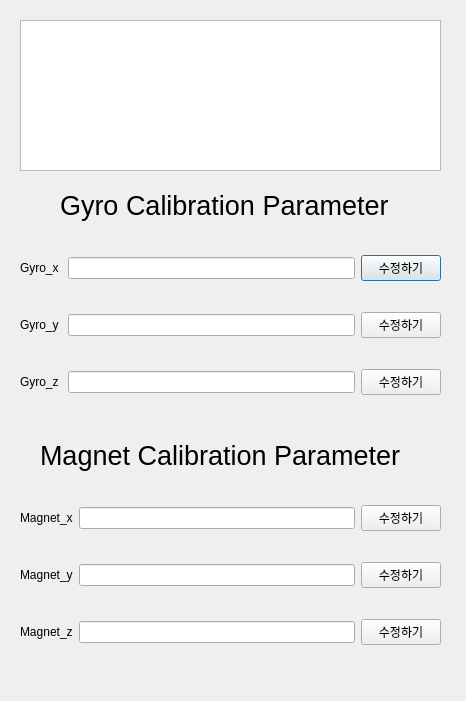
<?xml version="1.0" encoding="UTF-8"?>
<ui version="4.0">
 <class>Dialog2</class>
 <widget class="QDialog" name="Dialog2">
  <property name="enabled">
   <bool>true</bool>
  </property>
  <property name="geometry">
   <rect>
    <x>0</x>
    <y>0</y>
    <width>466</width>
    <height>701</height>
   </rect>
  </property>
  <property name="sizePolicy">
   <sizepolicy hsizetype="Fixed" vsizetype="Fixed">
    <horstretch>0</horstretch>
    <verstretch>0</verstretch>
   </sizepolicy>
  </property>
  <property name="minimumSize">
   <size>
    <width>466</width>
    <height>701</height>
   </size>
  </property>
  <property name="maximumSize">
   <size>
    <width>466</width>
    <height>701</height>
   </size>
  </property>
  <property name="windowTitle">
   <string>Dialog</string>
  </property>
  <widget class="QWidget" name="gridLayoutWidget">
   <property name="geometry">
    <rect>
     <x>20</x>
     <y>230</y>
     <width>421</width>
     <height>191</height>
    </rect>
   </property>
   <layout class="QGridLayout" name="gridLayout">
    <item row="0" column="0">
     <widget class="QLabel" name="label">
      <property name="text">
       <string>Gyro_x </string>
      </property>
     </widget>
    </item>
    <item row="2" column="0">
     <widget class="QLabel" name="label_3">
      <property name="text">
       <string>Gyro_z</string>
      </property>
     </widget>
    </item>
    <item row="0" column="1">
     <widget class="QLineEdit" name="lineEdit"/>
    </item>
    <item row="1" column="0">
     <widget class="QLabel" name="label_2">
      <property name="text">
       <string>Gyro_y</string>
      </property>
     </widget>
    </item>
    <item row="0" column="2">
     <widget class="QPushButton" name="gyro_x_fix_button">
      <property name="text">
       <string>수정하기</string>
      </property>
     </widget>
    </item>
    <item row="1" column="2">
     <widget class="QPushButton" name="gyro_y_fix_button">
      <property name="text">
       <string>수정하기</string>
      </property>
     </widget>
    </item>
    <item row="2" column="2">
     <widget class="QPushButton" name="gyro_z_fix_button">
      <property name="text">
       <string>수정하기</string>
      </property>
     </widget>
    </item>
    <item row="1" column="1">
     <widget class="QLineEdit" name="lineEdit_2"/>
    </item>
    <item row="2" column="1">
     <widget class="QLineEdit" name="lineEdit_3"/>
    </item>
   </layout>
  </widget>
  <widget class="QLabel" name="label_7">
   <property name="geometry">
    <rect>
     <x>60</x>
     <y>190</y>
     <width>361</width>
     <height>31</height>
    </rect>
   </property>
   <property name="font">
    <font>
     <pointsize>20</pointsize>
     <weight>50</weight>
     <bold>false</bold>
    </font>
   </property>
   <property name="text">
    <string>Gyro Calibration Parameter</string>
   </property>
  </widget>
  <widget class="QLabel" name="label_8">
   <property name="geometry">
    <rect>
     <x>40</x>
     <y>440</y>
     <width>381</width>
     <height>31</height>
    </rect>
   </property>
   <property name="font">
    <font>
     <pointsize>20</pointsize>
     <weight>50</weight>
     <bold>false</bold>
    </font>
   </property>
   <property name="text">
    <string>Magnet Calibration Parameter</string>
   </property>
  </widget>
  <widget class="QWidget" name="gridLayoutWidget_2">
   <property name="geometry">
    <rect>
     <x>20</x>
     <y>480</y>
     <width>421</width>
     <height>191</height>
    </rect>
   </property>
   <layout class="QGridLayout" name="gridLayout_2">
    <item row="0" column="0">
     <widget class="QLabel" name="label_4">
      <property name="text">
       <string>Magnet_x</string>
      </property>
     </widget>
    </item>
    <item row="2" column="0">
     <widget class="QLabel" name="label_5">
      <property name="text">
       <string>Magnet_z</string>
      </property>
     </widget>
    </item>
    <item row="0" column="1">
     <widget class="QLineEdit" name="lineEdit_4"/>
    </item>
    <item row="1" column="0">
     <widget class="QLabel" name="label_6">
      <property name="text">
       <string>Magnet_y</string>
      </property>
     </widget>
    </item>
    <item row="0" column="2">
     <widget class="QPushButton" name="magnet_x_fix_button">
      <property name="text">
       <string>수정하기</string>
      </property>
     </widget>
    </item>
    <item row="1" column="2">
     <widget class="QPushButton" name="magnet_y_fix_button">
      <property name="text">
       <string>수정하기</string>
      </property>
     </widget>
    </item>
    <item row="2" column="2">
     <widget class="QPushButton" name="magnet_z_fix_button">
      <property name="text">
       <string>수정하기</string>
      </property>
     </widget>
    </item>
    <item row="1" column="1">
     <widget class="QLineEdit" name="lineEdit_5"/>
    </item>
    <item row="2" column="1">
     <widget class="QLineEdit" name="lineEdit_6"/>
    </item>
   </layout>
  </widget>
  <widget class="QTextEdit" name="textEdit">
   <property name="enabled">
    <bool>true</bool>
   </property>
   <property name="geometry">
    <rect>
     <x>20</x>
     <y>20</y>
     <width>421</width>
     <height>151</height>
    </rect>
   </property>
   <property name="font">
    <font>
     <family>휴먼옛체</family>
     <pointsize>12</pointsize>
     <weight>50</weight>
     <bold>false</bold>
    </font>
   </property>
   <property name="readOnly">
    <bool>true</bool>
   </property>
  </widget>
 </widget>
 <resources/>
 <connections/>
</ui>
